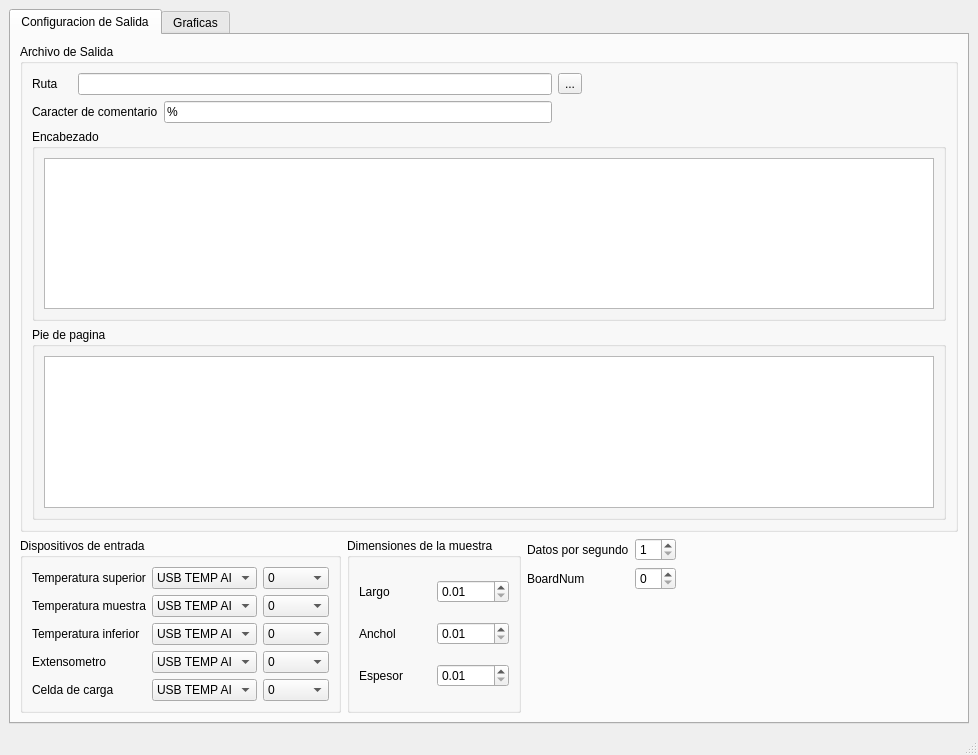
<?xml version="1.0" encoding="UTF-8"?>
<ui version="4.0">
 <class>MainWindow</class>
 <widget class="QMainWindow" name="MainWindow">
  <property name="geometry">
   <rect>
    <x>0</x>
    <y>0</y>
    <width>978</width>
    <height>755</height>
   </rect>
  </property>
  <property name="windowTitle">
   <string>MainWindow</string>
  </property>
  <widget class="QWidget" name="centralwidget">
   <layout class="QGridLayout" name="gridLayout_5">
    <item row="0" column="0">
     <widget class="QTabWidget" name="tabmainwidget">
      <property name="enabled">
       <bool>true</bool>
      </property>
      <property name="currentIndex">
       <number>0</number>
      </property>
      <widget class="QWidget" name="tab_output_config">
       <attribute name="title">
        <string>Configuracion de Salida</string>
       </attribute>
       <layout class="QGridLayout" name="gridLayout_6">
        <item row="0" column="0" colspan="5">
         <widget class="QGroupBox" name="gb_output_file">
          <property name="title">
           <string>Archivo de Salida</string>
          </property>
          <property name="checkable">
           <bool>false</bool>
          </property>
          <property name="checked">
           <bool>false</bool>
          </property>
          <layout class="QGridLayout" name="gridLayout_8">
           <item row="0" column="1" colspan="3">
            <widget class="QLineEdit" name="le_output_file_path">
             <property name="text">
              <string/>
             </property>
            </widget>
           </item>
           <item row="0" column="0">
            <widget class="QLabel" name="lb_output_file_path">
             <property name="text">
              <string>Ruta</string>
             </property>
            </widget>
           </item>
           <item row="1" column="3">
            <widget class="QLineEdit" name="le_output_file_commentchar">
             <property name="text">
              <string>%</string>
             </property>
            </widget>
           </item>
           <item row="0" column="4">
            <widget class="QToolButton" name="tlb_output_file_path">
             <property name="text">
              <string>...</string>
             </property>
            </widget>
           </item>
           <item row="1" column="0" colspan="3">
            <widget class="QLabel" name="lb_output_file_commentchar">
             <property name="text">
              <string>Caracter de comentario</string>
             </property>
            </widget>
           </item>
           <item row="3" column="0" colspan="5">
            <widget class="QGroupBox" name="gb_footer">
             <property name="title">
              <string>Pie de pagina</string>
             </property>
             <layout class="QGridLayout" name="gridLayout_16">
              <item row="0" column="0">
               <widget class="QPlainTextEdit" name="ptx_footer"/>
              </item>
             </layout>
            </widget>
           </item>
           <item row="2" column="0" colspan="5">
            <widget class="QGroupBox" name="gb_header">
             <property name="title">
              <string>Encabezado</string>
             </property>
             <layout class="QGridLayout" name="gridLayout_14">
              <item row="0" column="0">
               <widget class="QPlainTextEdit" name="ptx_header"/>
              </item>
             </layout>
            </widget>
           </item>
           <item row="1" column="4">
            <spacer name="horizontalSpacer_3">
             <property name="orientation">
              <enum>Qt::Horizontal</enum>
             </property>
             <property name="sizeHint" stdset="0">
              <size>
               <width>40</width>
               <height>20</height>
              </size>
             </property>
            </spacer>
           </item>
          </layout>
         </widget>
        </item>
        <item row="1" column="0" rowspan="3">
         <widget class="QGroupBox" name="gb_input_config">
          <property name="minimumSize">
           <size>
            <width>321</width>
            <height>0</height>
           </size>
          </property>
          <property name="title">
           <string>Dispositivos de entrada</string>
          </property>
          <property name="checkable">
           <bool>false</bool>
          </property>
          <property name="checked">
           <bool>false</bool>
          </property>
          <layout class="QGridLayout" name="gridLayout_3">
           <item row="1" column="1">
            <widget class="QComboBox" name="cbx_temperature_sample_input">
             <item>
              <property name="text">
               <string>USB TEMP AI</string>
              </property>
             </item>
             <item>
              <property name="text">
               <string>AG_34410A</string>
              </property>
             </item>
            </widget>
           </item>
           <item row="1" column="2">
            <widget class="QComboBox" name="cbx_temperature_sample_channel">
             <property name="enabled">
              <bool>true</bool>
             </property>
             <item>
              <property name="text">
               <string>0</string>
              </property>
             </item>
             <item>
              <property name="text">
               <string>1</string>
              </property>
             </item>
             <item>
              <property name="text">
               <string>2</string>
              </property>
             </item>
             <item>
              <property name="text">
               <string>3</string>
              </property>
             </item>
            </widget>
           </item>
           <item row="1" column="0">
            <widget class="QLabel" name="lb_dilatometer_termperature_input_2">
             <property name="text">
              <string>Temperatura muestra</string>
             </property>
            </widget>
           </item>
           <item row="2" column="0">
            <widget class="QLabel" name="lb_dilatometer_termperature_input_3">
             <property name="text">
              <string>Temperatura inferior</string>
             </property>
            </widget>
           </item>
           <item row="2" column="1">
            <widget class="QComboBox" name="cbx_temperature_down_input">
             <item>
              <property name="text">
               <string>USB TEMP AI</string>
              </property>
             </item>
            </widget>
           </item>
           <item row="2" column="2">
            <widget class="QComboBox" name="cbx_temperature_down_channel">
             <property name="enabled">
              <bool>true</bool>
             </property>
             <item>
              <property name="text">
               <string>0</string>
              </property>
             </item>
             <item>
              <property name="text">
               <string>1</string>
              </property>
             </item>
             <item>
              <property name="text">
               <string>2</string>
              </property>
             </item>
             <item>
              <property name="text">
               <string>3</string>
              </property>
             </item>
            </widget>
           </item>
           <item row="4" column="2">
            <widget class="QComboBox" name="cbx_loadcell_channel">
             <item>
              <property name="text">
               <string>0</string>
              </property>
             </item>
             <item>
              <property name="text">
               <string>1</string>
              </property>
             </item>
             <item>
              <property name="text">
               <string>2</string>
              </property>
             </item>
             <item>
              <property name="text">
               <string>3</string>
              </property>
             </item>
            </widget>
           </item>
           <item row="0" column="1">
            <widget class="QComboBox" name="cbx_temperature_up_input">
             <item>
              <property name="text">
               <string>USB TEMP AI</string>
              </property>
             </item>
            </widget>
           </item>
           <item row="0" column="0">
            <widget class="QLabel" name="lb_dilatometer_termperature_input">
             <property name="text">
              <string>Temperatura superior</string>
             </property>
            </widget>
           </item>
           <item row="3" column="1">
            <widget class="QComboBox" name="cbx_extensometer_input">
             <item>
              <property name="text">
               <string>USB TEMP AI</string>
              </property>
             </item>
             <item>
              <property name="text">
               <string>AG_34401A</string>
              </property>
             </item>
             <item>
              <property name="text">
               <string>AG_34405A</string>
              </property>
             </item>
             <item>
              <property name="text">
               <string>AG_34410A</string>
              </property>
             </item>
            </widget>
           </item>
           <item row="3" column="2">
            <widget class="QComboBox" name="cbx_extensometer_channel">
             <item>
              <property name="text">
               <string>0</string>
              </property>
             </item>
             <item>
              <property name="text">
               <string>1</string>
              </property>
             </item>
             <item>
              <property name="text">
               <string>2</string>
              </property>
             </item>
             <item>
              <property name="text">
               <string>3</string>
              </property>
             </item>
             <item>
              <property name="text">
               <string/>
              </property>
             </item>
            </widget>
           </item>
           <item row="0" column="2">
            <widget class="QComboBox" name="cbx_temperature_up_channel">
             <property name="enabled">
              <bool>true</bool>
             </property>
             <item>
              <property name="text">
               <string>0</string>
              </property>
             </item>
             <item>
              <property name="text">
               <string>1</string>
              </property>
             </item>
             <item>
              <property name="text">
               <string>2</string>
              </property>
             </item>
             <item>
              <property name="text">
               <string>3</string>
              </property>
             </item>
            </widget>
           </item>
           <item row="4" column="1">
            <widget class="QComboBox" name="cbx_loadcell_input">
             <item>
              <property name="text">
               <string>USB TEMP AI</string>
              </property>
             </item>
             <item>
              <property name="text">
               <string>AG_34401A</string>
              </property>
             </item>
             <item>
              <property name="text">
               <string>AG_34405A</string>
              </property>
             </item>
             <item>
              <property name="text">
               <string>AG_34410A</string>
              </property>
             </item>
            </widget>
           </item>
           <item row="4" column="0">
            <widget class="QLabel" name="label_2">
             <property name="text">
              <string>Celda de carga</string>
             </property>
            </widget>
           </item>
           <item row="3" column="0">
            <widget class="QLabel" name="label">
             <property name="text">
              <string>Extensometro</string>
             </property>
            </widget>
           </item>
          </layout>
          <zorder>lb_dilatometer_termperature_input</zorder>
          <zorder>cbx_temperature_up_input</zorder>
          <zorder>cbx_extensometer_input</zorder>
          <zorder>cbx_extensometer_channel</zorder>
          <zorder>cbx_temperature_up_channel</zorder>
          <zorder>lb_dilatometer_termperature_input_2</zorder>
          <zorder>cbx_temperature_sample_input</zorder>
          <zorder>cbx_temperature_sample_channel</zorder>
          <zorder>cbx_temperature_down_input</zorder>
          <zorder>lb_dilatometer_termperature_input_3</zorder>
          <zorder>cbx_temperature_down_channel</zorder>
          <zorder>label</zorder>
          <zorder>label_2</zorder>
          <zorder>cbx_loadcell_input</zorder>
          <zorder>cbx_loadcell_channel</zorder>
         </widget>
        </item>
        <item row="1" column="1" rowspan="3">
         <widget class="QGroupBox" name="groupBox">
          <property name="title">
           <string>Dimensiones de la muestra</string>
          </property>
          <layout class="QGridLayout" name="gridLayout_4">
           <item row="1" column="1">
            <widget class="QDoubleSpinBox" name="dsbx_sample_width">
             <property name="minimum">
              <double>0.010000000000000</double>
             </property>
             <property name="maximum">
              <double>999.990000000000009</double>
             </property>
             <property name="singleStep">
              <double>0.010000000000000</double>
             </property>
            </widget>
           </item>
           <item row="0" column="1">
            <widget class="QDoubleSpinBox" name="dsbx_sample_heigth">
             <property name="minimum">
              <double>0.010000000000000</double>
             </property>
             <property name="maximum">
              <double>999.990000000000009</double>
             </property>
             <property name="singleStep">
              <double>0.010000000000000</double>
             </property>
            </widget>
           </item>
           <item row="1" column="0">
            <widget class="QLabel" name="label_4">
             <property name="text">
              <string>Anchol</string>
             </property>
            </widget>
           </item>
           <item row="2" column="0">
            <widget class="QLabel" name="label_5">
             <property name="text">
              <string>Espesor</string>
             </property>
            </widget>
           </item>
           <item row="0" column="0">
            <widget class="QLabel" name="label_3">
             <property name="text">
              <string>Largo</string>
             </property>
            </widget>
           </item>
           <item row="2" column="1">
            <widget class="QDoubleSpinBox" name="dsbx_sample_thickness">
             <property name="minimum">
              <double>0.010000000000000</double>
             </property>
             <property name="singleStep">
              <double>0.010000000000000</double>
             </property>
            </widget>
           </item>
          </layout>
         </widget>
        </item>
        <item row="1" column="2">
         <widget class="QLabel" name="label_9">
          <property name="text">
           <string>Datos por segundo</string>
          </property>
         </widget>
        </item>
        <item row="1" column="3">
         <widget class="QSpinBox" name="sb_data_per_second">
          <property name="minimum">
           <number>1</number>
          </property>
         </widget>
        </item>
        <item row="1" column="4" rowspan="3">
         <spacer name="horizontalSpacer_2">
          <property name="orientation">
           <enum>Qt::Horizontal</enum>
          </property>
          <property name="sizeHint" stdset="0">
           <size>
            <width>687</width>
            <height>20</height>
           </size>
          </property>
         </spacer>
        </item>
        <item row="2" column="2">
         <widget class="QLabel" name="label_10">
          <property name="text">
           <string>BoardNum</string>
          </property>
         </widget>
        </item>
        <item row="2" column="3">
         <widget class="QSpinBox" name="sb_board_num"/>
        </item>
        <item row="3" column="2">
         <spacer name="verticalSpacer_2">
          <property name="orientation">
           <enum>Qt::Vertical</enum>
          </property>
          <property name="sizeHint" stdset="0">
           <size>
            <width>20</width>
            <height>102</height>
           </size>
          </property>
         </spacer>
        </item>
        <item row="4" column="0">
         <spacer name="verticalSpacer">
          <property name="orientation">
           <enum>Qt::Vertical</enum>
          </property>
          <property name="sizeHint" stdset="0">
           <size>
            <width>20</width>
            <height>46</height>
           </size>
          </property>
         </spacer>
        </item>
       </layout>
      </widget>
      <widget class="QWidget" name="tab_plots">
       <attribute name="title">
        <string>Graficas</string>
       </attribute>
       <layout class="QGridLayout" name="gridLayout">
        <item row="6" column="2" rowspan="4" colspan="2">
         <widget class="QGroupBox" name="gb_scale_mainplot_controls">
          <property name="maximumSize">
           <size>
            <width>16777215</width>
            <height>71</height>
           </size>
          </property>
          <property name="title">
           <string>Scale Main Graph</string>
          </property>
          <layout class="QGridLayout" name="gridLayout_24">
           <item row="0" column="0">
            <widget class="QLabel" name="lb_x_min">
             <property name="text">
              <string>xMin</string>
             </property>
            </widget>
           </item>
           <item row="0" column="1">
            <widget class="QSpinBox" name="sb_xmin">
             <property name="minimum">
              <number>-200</number>
             </property>
             <property name="maximum">
              <number>500</number>
             </property>
             <property name="value">
              <number>0</number>
             </property>
            </widget>
           </item>
           <item row="0" column="3">
            <widget class="QLabel" name="lb_x_max">
             <property name="text">
              <string>xMax</string>
             </property>
            </widget>
           </item>
           <item row="0" column="4">
            <widget class="QSpinBox" name="sb_xmax">
             <property name="suffix">
              <string/>
             </property>
             <property name="minimum">
              <number>-200</number>
             </property>
             <property name="maximum">
              <number>500</number>
             </property>
            </widget>
           </item>
           <item row="1" column="0">
            <widget class="QLabel" name="lb_y_min">
             <property name="text">
              <string>yMin</string>
             </property>
            </widget>
           </item>
           <item row="1" column="1">
            <widget class="QSpinBox" name="sb_ymin">
             <property name="minimum">
              <number>-15000</number>
             </property>
             <property name="maximum">
              <number>16000</number>
             </property>
            </widget>
           </item>
           <item row="1" column="3">
            <widget class="QLabel" name="lb_y_max">
             <property name="text">
              <string>yMax</string>
             </property>
            </widget>
           </item>
           <item row="1" column="4">
            <widget class="QSpinBox" name="sb_ymax">
             <property name="minimum">
              <number>-15000</number>
             </property>
             <property name="maximum">
              <number>16000</number>
             </property>
            </widget>
           </item>
          </layout>
         </widget>
        </item>
        <item row="2" column="0" colspan="2">
         <widget class="QGroupBox" name="gb_auxplot_2">
          <property name="minimumSize">
           <size>
            <width>247</width>
            <height>181</height>
           </size>
          </property>
          <property name="title">
           <string>Temperatura / Tiempo</string>
          </property>
         </widget>
        </item>
        <item row="0" column="5">
         <widget class="QGroupBox" name="gb_var_3">
          <property name="minimumSize">
           <size>
            <width>141</width>
            <height>81</height>
           </size>
          </property>
          <property name="maximumSize">
           <size>
            <width>141</width>
            <height>81</height>
           </size>
          </property>
          <property name="title">
           <string>Carga (N)</string>
          </property>
          <layout class="QGridLayout" name="gridLayout_12">
           <item row="0" column="0">
            <widget class="QLCDNumber" name="lcd_var_3">
             <property name="smallDecimalPoint">
              <bool>true</bool>
             </property>
             <property name="numDigits">
              <number>8</number>
             </property>
             <property name="digitCount">
              <number>8</number>
             </property>
             <property name="segmentStyle">
              <enum>QLCDNumber::Flat</enum>
             </property>
             <property name="value" stdset="0">
              <double>0.000000000000000</double>
             </property>
             <property name="intValue" stdset="0">
              <number>0</number>
             </property>
            </widget>
           </item>
          </layout>
         </widget>
        </item>
        <item row="1" column="2" rowspan="5" colspan="5">
         <widget class="QGroupBox" name="gb_mainplot">
          <property name="minimumSize">
           <size>
            <width>650</width>
            <height>407</height>
           </size>
          </property>
          <property name="contextMenuPolicy">
           <enum>Qt::NoContextMenu</enum>
          </property>
          <property name="title">
           <string>Extensometro / Temperatura de la muestra</string>
          </property>
         </widget>
        </item>
        <item row="0" column="4">
         <widget class="QGroupBox" name="gb_var_2">
          <property name="minimumSize">
           <size>
            <width>141</width>
            <height>81</height>
           </size>
          </property>
          <property name="title">
           <string>Extensometro (mV)/ Largo (mm)</string>
          </property>
          <layout class="QGridLayout" name="gridLayout_11">
           <item row="0" column="0">
            <widget class="QLCDNumber" name="lcd_var_2">
             <property name="smallDecimalPoint">
              <bool>true</bool>
             </property>
             <property name="numDigits">
              <number>8</number>
             </property>
             <property name="digitCount">
              <number>8</number>
             </property>
             <property name="segmentStyle">
              <enum>QLCDNumber::Flat</enum>
             </property>
             <property name="value" stdset="0">
              <double>0.000000000000000</double>
             </property>
             <property name="intValue" stdset="0">
              <number>0</number>
             </property>
            </widget>
           </item>
          </layout>
         </widget>
        </item>
        <item row="0" column="0" rowspan="2" colspan="2">
         <widget class="QGroupBox" name="gb_auxplot_1">
          <property name="minimumSize">
           <size>
            <width>247</width>
            <height>181</height>
           </size>
          </property>
          <property name="title">
           <string>Extensometro / Tiempo</string>
          </property>
         </widget>
        </item>
        <item row="0" column="2">
         <widget class="QGroupBox" name="gb_time">
          <property name="minimumSize">
           <size>
            <width>201</width>
            <height>81</height>
           </size>
          </property>
          <property name="maximumSize">
           <size>
            <width>201</width>
            <height>81</height>
           </size>
          </property>
          <property name="title">
           <string>Tiempo de ensayo</string>
          </property>
          <layout class="QGridLayout" name="gridLayout_2">
           <item row="0" column="0">
            <widget class="QLCDNumber" name="lcd_time_hour">
             <property name="smallDecimalPoint">
              <bool>false</bool>
             </property>
             <property name="numDigits">
              <number>2</number>
             </property>
             <property name="digitCount">
              <number>2</number>
             </property>
             <property name="segmentStyle">
              <enum>QLCDNumber::Flat</enum>
             </property>
             <property name="value" stdset="0">
              <double>0.000000000000000</double>
             </property>
             <property name="intValue" stdset="0">
              <number>0</number>
             </property>
            </widget>
           </item>
           <item row="0" column="1">
            <widget class="QLCDNumber" name="lcd_time_minute">
             <property name="numDigits">
              <number>2</number>
             </property>
             <property name="digitCount">
              <number>2</number>
             </property>
             <property name="segmentStyle">
              <enum>QLCDNumber::Flat</enum>
             </property>
             <property name="intValue" stdset="0">
              <number>0</number>
             </property>
            </widget>
           </item>
           <item row="0" column="2">
            <widget class="QLCDNumber" name="lcd_time_second">
             <property name="numDigits">
              <number>2</number>
             </property>
             <property name="segmentStyle">
              <enum>QLCDNumber::Flat</enum>
             </property>
             <property name="intValue" stdset="0">
              <number>0</number>
             </property>
            </widget>
           </item>
          </layout>
         </widget>
        </item>
        <item row="0" column="3">
         <widget class="QGroupBox" name="gb_var_1">
          <property name="minimumSize">
           <size>
            <width>141</width>
            <height>81</height>
           </size>
          </property>
          <property name="maximumSize">
           <size>
            <width>141</width>
            <height>81</height>
           </size>
          </property>
          <property name="title">
           <string>Carga / Ancho * Espesor</string>
          </property>
          <layout class="QGridLayout" name="gridLayout_10">
           <item row="0" column="0">
            <widget class="QLCDNumber" name="lcd_var_1">
             <property name="smallDecimalPoint">
              <bool>true</bool>
             </property>
             <property name="numDigits">
              <number>8</number>
             </property>
             <property name="digitCount">
              <number>8</number>
             </property>
             <property name="segmentStyle">
              <enum>QLCDNumber::Flat</enum>
             </property>
             <property name="value" stdset="0">
              <double>0.000000000000000</double>
             </property>
             <property name="intValue" stdset="0">
              <number>0</number>
             </property>
            </widget>
           </item>
          </layout>
         </widget>
        </item>
        <item row="0" column="6">
         <spacer name="horizontalSpacer_4">
          <property name="orientation">
           <enum>Qt::Horizontal</enum>
          </property>
          <property name="sizeHint" stdset="0">
           <size>
            <width>37</width>
            <height>20</height>
           </size>
          </property>
         </spacer>
        </item>
        <item row="3" column="0">
         <widget class="QLabel" name="label_6">
          <property name="text">
           <string>Temperatura superior </string>
          </property>
         </widget>
        </item>
        <item row="3" column="1">
         <widget class="QLCDNumber" name="lcd_temperature_up">
          <property name="smallDecimalPoint">
           <bool>true</bool>
          </property>
          <property name="segmentStyle">
           <enum>QLCDNumber::Flat</enum>
          </property>
         </widget>
        </item>
        <item row="4" column="0">
         <widget class="QLabel" name="label_7">
          <property name="text">
           <string>Temperatura muestra</string>
          </property>
         </widget>
        </item>
        <item row="4" column="1">
         <widget class="QLCDNumber" name="lcd_temperature_sample">
          <property name="smallDecimalPoint">
           <bool>true</bool>
          </property>
          <property name="segmentStyle">
           <enum>QLCDNumber::Flat</enum>
          </property>
         </widget>
        </item>
        <item row="5" column="0">
         <widget class="QLabel" name="label_8">
          <property name="text">
           <string>Temperatura inferior</string>
          </property>
         </widget>
        </item>
        <item row="5" column="1">
         <widget class="QLCDNumber" name="lcd_temperature_down">
          <property name="smallDecimalPoint">
           <bool>true</bool>
          </property>
          <property name="segmentStyle">
           <enum>QLCDNumber::Flat</enum>
          </property>
         </widget>
        </item>
        <item row="6" column="0" colspan="2">
         <widget class="QPushButton" name="pb_start">
          <property name="text">
           <string>Comenzar</string>
          </property>
          <property name="iconSize">
           <size>
            <width>40</width>
            <height>40</height>
           </size>
          </property>
         </widget>
        </item>
        <item row="8" column="0" colspan="2">
         <widget class="QPushButton" name="pb_start_save_data">
          <property name="enabled">
           <bool>false</bool>
          </property>
          <property name="text">
           <string>Iniciar registro de datos</string>
          </property>
          <property name="iconSize">
           <size>
            <width>40</width>
            <height>40</height>
           </size>
          </property>
         </widget>
        </item>
        <item row="9" column="0" colspan="2">
         <widget class="QPushButton" name="pb_end">
          <property name="text">
           <string>Finalizar</string>
          </property>
          <property name="iconSize">
           <size>
            <width>40</width>
            <height>40</height>
           </size>
          </property>
         </widget>
        </item>
        <item row="8" column="4" colspan="2">
         <spacer name="horizontalSpacer">
          <property name="orientation">
           <enum>Qt::Horizontal</enum>
          </property>
          <property name="sizeHint" stdset="0">
           <size>
            <width>40</width>
            <height>20</height>
           </size>
          </property>
         </spacer>
        </item>
        <item row="7" column="0" colspan="2">
         <widget class="QPushButton" name="pb_zero">
          <property name="enabled">
           <bool>false</bool>
          </property>
          <property name="text">
           <string>Zero</string>
          </property>
         </widget>
        </item>
       </layout>
      </widget>
     </widget>
    </item>
   </layout>
  </widget>
  <widget class="QMenuBar" name="menubar">
   <property name="geometry">
    <rect>
     <x>0</x>
     <y>0</y>
     <width>978</width>
     <height>21</height>
    </rect>
   </property>
  </widget>
  <widget class="QStatusBar" name="statusbar"/>
 </widget>
 <resources/>
 <connections/>
</ui>
